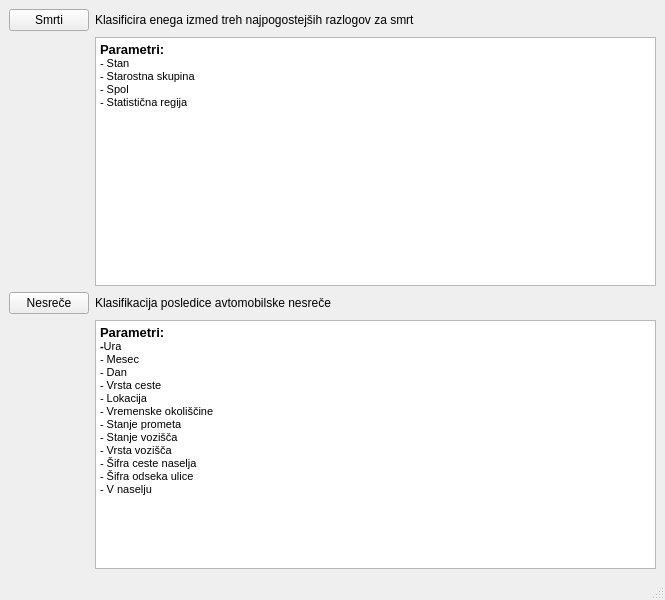
<?xml version="1.0" encoding="UTF-8"?>
<ui version="4.0">
 <class>MainWindow</class>
 <widget class="QMainWindow" name="MainWindow">
  <property name="geometry">
   <rect>
    <x>0</x>
    <y>0</y>
    <width>665</width>
    <height>600</height>
   </rect>
  </property>
  <property name="windowTitle">
   <string>Nezgodni napovednik</string>
  </property>
  <widget class="QWidget" name="centralwidget">
   <layout class="QGridLayout" name="gridLayout">
    <item row="4" column="1">
     <widget class="QTextBrowser" name="textBrowser_2">
      <property name="sizePolicy">
       <sizepolicy hsizetype="Minimum" vsizetype="Minimum">
        <horstretch>0</horstretch>
        <verstretch>0</verstretch>
       </sizepolicy>
      </property>
      <property name="html">
       <string>&lt;!DOCTYPE HTML PUBLIC &quot;-//W3C//DTD HTML 4.0//EN&quot; &quot;http://www.w3.org/TR/REC-html40/strict.dtd&quot;&gt;
&lt;html&gt;&lt;head&gt;&lt;meta name=&quot;qrichtext&quot; content=&quot;1&quot; /&gt;&lt;style type=&quot;text/css&quot;&gt;
p, li { white-space: pre-wrap; }
&lt;/style&gt;&lt;/head&gt;&lt;body style=&quot; font-family:'MS Shell Dlg 2'; font-size:8.25pt; font-weight:400; font-style:normal;&quot;&gt;
&lt;p style=&quot; margin-top:0px; margin-bottom:0px; margin-left:0px; margin-right:0px; -qt-block-indent:0; text-indent:0px;&quot;&gt;&lt;span style=&quot; font-size:10pt; font-weight:600;&quot;&gt;Parametri:&lt;/span&gt;&lt;/p&gt;
&lt;p style=&quot; margin-top:0px; margin-bottom:0px; margin-left:0px; margin-right:0px; -qt-block-indent:0; text-indent:0px;&quot;&gt;&lt;span style=&quot; font-size:8pt; font-weight:600;&quot;&gt;-&lt;/span&gt;&lt;span style=&quot; font-size:8pt;&quot;&gt;Ura&lt;/span&gt;&lt;/p&gt;
&lt;p style=&quot; margin-top:0px; margin-bottom:0px; margin-left:0px; margin-right:0px; -qt-block-indent:0; text-indent:0px;&quot;&gt;- Mesec&lt;/p&gt;
&lt;p style=&quot; margin-top:0px; margin-bottom:0px; margin-left:0px; margin-right:0px; -qt-block-indent:0; text-indent:0px;&quot;&gt;- Dan&lt;/p&gt;
&lt;p style=&quot; margin-top:0px; margin-bottom:0px; margin-left:0px; margin-right:0px; -qt-block-indent:0; text-indent:0px;&quot;&gt;- Vrsta ceste&lt;/p&gt;
&lt;p style=&quot; margin-top:0px; margin-bottom:0px; margin-left:0px; margin-right:0px; -qt-block-indent:0; text-indent:0px;&quot;&gt;- Lokacija&lt;/p&gt;
&lt;p style=&quot; margin-top:0px; margin-bottom:0px; margin-left:0px; margin-right:0px; -qt-block-indent:0; text-indent:0px;&quot;&gt;- Vremenske okoliščine&lt;/p&gt;
&lt;p style=&quot; margin-top:0px; margin-bottom:0px; margin-left:0px; margin-right:0px; -qt-block-indent:0; text-indent:0px;&quot;&gt;- Stanje prometa&lt;/p&gt;
&lt;p style=&quot; margin-top:0px; margin-bottom:0px; margin-left:0px; margin-right:0px; -qt-block-indent:0; text-indent:0px;&quot;&gt;- Stanje vozišča&lt;/p&gt;
&lt;p style=&quot; margin-top:0px; margin-bottom:0px; margin-left:0px; margin-right:0px; -qt-block-indent:0; text-indent:0px;&quot;&gt;- Vrsta vozišča&lt;/p&gt;
&lt;p style=&quot; margin-top:0px; margin-bottom:0px; margin-left:0px; margin-right:0px; -qt-block-indent:0; text-indent:0px;&quot;&gt;- Šifra ceste naselja&lt;/p&gt;
&lt;p style=&quot; margin-top:0px; margin-bottom:0px; margin-left:0px; margin-right:0px; -qt-block-indent:0; text-indent:0px;&quot;&gt;- Šifra odseka ulice&lt;/p&gt;
&lt;p style=&quot; margin-top:0px; margin-bottom:0px; margin-left:0px; margin-right:0px; -qt-block-indent:0; text-indent:0px;&quot;&gt;- V naselju&lt;/p&gt;&lt;/body&gt;&lt;/html&gt;</string>
      </property>
     </widget>
    </item>
    <item row="1" column="1">
     <widget class="QLabel" name="label">
      <property name="text">
       <string>Klasificira enega izmed treh najpogostejših razlogov za smrt</string>
      </property>
     </widget>
    </item>
    <item row="1" column="0">
     <widget class="QPushButton" name="deathsBtn">
      <property name="sizePolicy">
       <sizepolicy hsizetype="Fixed" vsizetype="Fixed">
        <horstretch>0</horstretch>
        <verstretch>0</verstretch>
       </sizepolicy>
      </property>
      <property name="text">
       <string>Smrti</string>
      </property>
     </widget>
    </item>
    <item row="2" column="1">
     <widget class="QTextBrowser" name="textBrowser">
      <property name="sizePolicy">
       <sizepolicy hsizetype="Minimum" vsizetype="Minimum">
        <horstretch>0</horstretch>
        <verstretch>0</verstretch>
       </sizepolicy>
      </property>
      <property name="html">
       <string>&lt;!DOCTYPE HTML PUBLIC &quot;-//W3C//DTD HTML 4.0//EN&quot; &quot;http://www.w3.org/TR/REC-html40/strict.dtd&quot;&gt;
&lt;html&gt;&lt;head&gt;&lt;meta name=&quot;qrichtext&quot; content=&quot;1&quot; /&gt;&lt;style type=&quot;text/css&quot;&gt;
p, li { white-space: pre-wrap; }
&lt;/style&gt;&lt;/head&gt;&lt;body style=&quot; font-family:'MS Shell Dlg 2'; font-size:8.25pt; font-weight:400; font-style:normal;&quot;&gt;
&lt;p style=&quot; margin-top:0px; margin-bottom:0px; margin-left:0px; margin-right:0px; -qt-block-indent:0; text-indent:0px;&quot;&gt;&lt;span style=&quot; font-size:10pt; font-weight:600;&quot;&gt;Parametri:&lt;/span&gt;&lt;/p&gt;
&lt;p style=&quot; margin-top:0px; margin-bottom:0px; margin-left:0px; margin-right:0px; -qt-block-indent:0; text-indent:0px;&quot;&gt;- Stan&lt;/p&gt;
&lt;p style=&quot; margin-top:0px; margin-bottom:0px; margin-left:0px; margin-right:0px; -qt-block-indent:0; text-indent:0px;&quot;&gt;- Starostna skupina&lt;/p&gt;
&lt;p style=&quot; margin-top:0px; margin-bottom:0px; margin-left:0px; margin-right:0px; -qt-block-indent:0; text-indent:0px;&quot;&gt;- Spol&lt;/p&gt;
&lt;p style=&quot; margin-top:0px; margin-bottom:0px; margin-left:0px; margin-right:0px; -qt-block-indent:0; text-indent:0px;&quot;&gt;- Statistična regija&lt;/p&gt;&lt;/body&gt;&lt;/html&gt;</string>
      </property>
     </widget>
    </item>
    <item row="3" column="1">
     <widget class="QLabel" name="label_2">
      <property name="text">
       <string>Klasifikacija posledice avtomobilske nesreče</string>
      </property>
     </widget>
    </item>
    <item row="3" column="0">
     <widget class="QPushButton" name="accidentsBtn">
      <property name="text">
       <string>Nesreče</string>
      </property>
     </widget>
    </item>
   </layout>
  </widget>
  <widget class="QMenuBar" name="menubar">
   <property name="geometry">
    <rect>
     <x>0</x>
     <y>0</y>
     <width>665</width>
     <height>21</height>
    </rect>
   </property>
  </widget>
  <widget class="QStatusBar" name="statusbar"/>
 </widget>
 <resources/>
 <connections/>
</ui>
